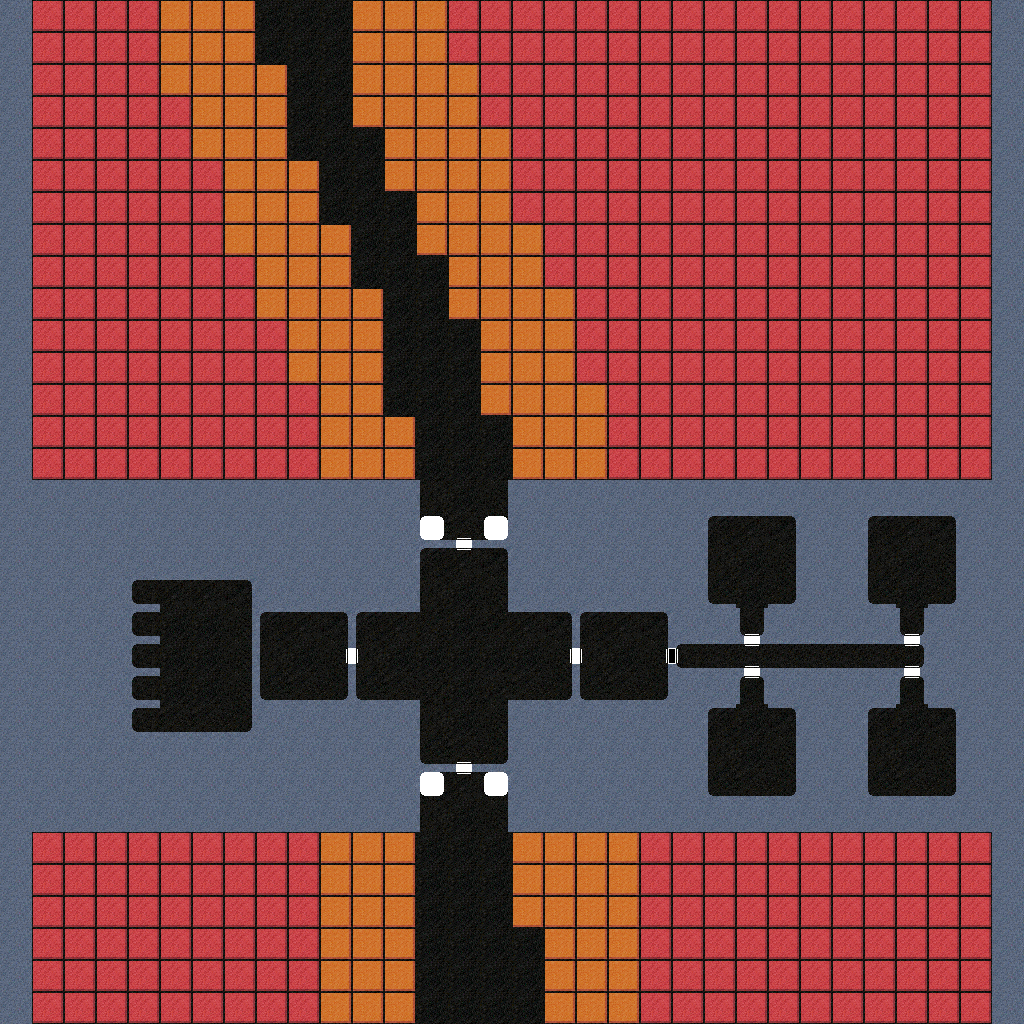

This game map was drawn from its Tiled (.tmx) file and the tilesets committed beside it. A one-line description and the trimmed map source follow:
An orthogonal 32x32 tile map with 32x32 px tiles, 4 tile layers (Root, Extra, Extended, Region), 2 tilesets.

<map version="1.9" tiledversion="1.9.2" orientation="orthogonal" renderorder="right-down" width="32" height="32" tilewidth="32" tileheight="32" infinite="0" nextlayerid="5" nextobjectid="1">
 <properties>
  <property name="Biome-A" value="MountainCave" />
  <property name="Biome-B" value="Mountain" />
  <property name="EdgeE" value="[void]" />
  <property name="EdgeN" value="[mont]-HL" />
  <property name="EdgeS" value="[mont]-HC" />
  <property name="EdgeW" value="[void]" />
  <property name="ZoneType" value="Mountain" />
 </properties>
 <tileset firstgid="1" source="../rhysh-tilemap.tsx" />
 <tileset firstgid="257" source="../rhysh-extra.tsx" />
 <layer id="1" name="Root" width="32" height="32" locked="1">
  <data>[1024 cells, 1024 non-empty, 21 distinct tile ids]</data>
 </layer>
 <layer id="2" name="Extra" width="32" height="32" locked="1">
  <data>[1024 cells, 20 non-empty, 8 distinct tile ids]</data>
 </layer>
 <layer id="3" name="Extended" width="32" height="32" locked="1">
  <data>[1024 cells, 0 non-empty, 0 distinct tile ids]</data>
 </layer>
 <layer id="4" name="Region" width="32" height="32" locked="1" opacity="0.5">
  <data>[1024 cells, 0 non-empty, 0 distinct tile ids]</data>
 </layer>
</map>
